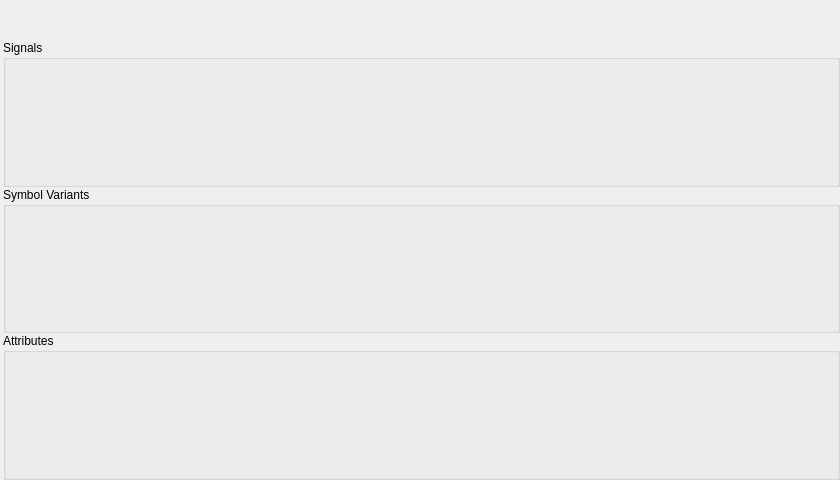
<?xml version="1.0" encoding="UTF-8"?>
<ui version="4.0">
 <class>librepcb::editor::ComponentEditorWidget</class>
 <widget class="QWidget" name="librepcb::editor::ComponentEditorWidget">
  <property name="geometry">
   <rect>
    <x>0</x>
    <y>0</y>
    <width>840</width>
    <height>480</height>
   </rect>
  </property>
  <property name="windowTitle">
   <string>Form</string>
  </property>
  <layout class="QVBoxLayout" name="verticalLayout" stretch="0,0,1">
   <property name="spacing">
    <number>0</number>
   </property>
   <property name="leftMargin">
    <number>0</number>
   </property>
   <property name="topMargin">
    <number>0</number>
   </property>
   <property name="rightMargin">
    <number>0</number>
   </property>
   <property name="bottomMargin">
    <number>0</number>
   </property>
   <item>
    <widget class="QWidget" name="interfaceBrokenWarningWidget" native="true">
     <property name="minimumSize">
      <size>
       <width>0</width>
       <height>20</height>
      </size>
     </property>
    </widget>
   </item>
   <item>
    <widget class="QWidget" name="errorNotificationWidget" native="true">
     <property name="minimumSize">
      <size>
       <width>0</width>
       <height>20</height>
      </size>
     </property>
    </widget>
   </item>
   <item>
    <layout class="QHBoxLayout" name="horizontalLayout_2" stretch="2">
     <property name="spacing">
      <number>0</number>
     </property>
     <property name="leftMargin">
      <number>3</number>
     </property>
     <property name="topMargin">
      <number>0</number>
     </property>
     <property name="rightMargin">
      <number>0</number>
     </property>
     <property name="bottomMargin">
      <number>0</number>
     </property>
     <item>
      <layout class="QVBoxLayout" name="verticalLayout_4" stretch="1,1,1">
       <item>
        <widget class="QGroupBox" name="groupBox">
         <property name="title">
          <string>Signals</string>
         </property>
         <layout class="QHBoxLayout" name="horizontalLayout">
          <property name="spacing">
           <number>0</number>
          </property>
          <property name="leftMargin">
           <number>3</number>
          </property>
          <property name="topMargin">
           <number>6</number>
          </property>
          <property name="rightMargin">
           <number>3</number>
          </property>
          <property name="bottomMargin">
           <number>3</number>
          </property>
          <item>
           <widget class="librepcb::editor::ComponentSignalListEditorWidget" name="signalEditorWidget" native="true"/>
          </item>
         </layout>
        </widget>
       </item>
       <item>
        <widget class="QGroupBox" name="groupBox_3">
         <property name="title">
          <string>Symbol Variants</string>
         </property>
         <layout class="QHBoxLayout" name="horizontalLayout_3">
          <property name="spacing">
           <number>0</number>
          </property>
          <property name="leftMargin">
           <number>3</number>
          </property>
          <property name="topMargin">
           <number>6</number>
          </property>
          <property name="rightMargin">
           <number>3</number>
          </property>
          <property name="bottomMargin">
           <number>3</number>
          </property>
          <item>
           <widget class="librepcb::editor::ComponentSymbolVariantListWidget" name="symbolVariantsEditorWidget" native="true"/>
          </item>
         </layout>
        </widget>
       </item>
       <item>
        <widget class="QGroupBox" name="groupBox_2">
         <property name="title">
          <string>Attributes</string>
         </property>
         <layout class="QHBoxLayout" name="attributesLayout">
          <property name="spacing">
           <number>0</number>
          </property>
          <property name="leftMargin">
           <number>3</number>
          </property>
          <property name="topMargin">
           <number>6</number>
          </property>
          <property name="rightMargin">
           <number>3</number>
          </property>
          <property name="bottomMargin">
           <number>3</number>
          </property>
          <item>
           <widget class="librepcb::editor::AttributeListEditorWidget" name="attributesEditorWidget" native="true"/>
          </item>
         </layout>
        </widget>
       </item>
      </layout>
     </item>
    </layout>
   </item>
  </layout>
 </widget>
 <customwidgets>
  <customwidget>
   <class>librepcb::editor::AttributeListEditorWidget</class>
   <extends>QWidget</extends>
   <header location="global">librepcb/editor/widgets/attributelisteditorwidget.h</header>
   <container>1</container>
  </customwidget>
  <customwidget>
   <class>librepcb::editor::ComponentSignalListEditorWidget</class>
   <extends>QWidget</extends>
   <header location="global">librepcb/editor/library/cmp/componentsignallisteditorwidget.h</header>
   <container>1</container>
  </customwidget>
  <customwidget>
   <class>librepcb::editor::ComponentSymbolVariantListWidget</class>
   <extends>QWidget</extends>
   <header location="global">librepcb/editor/library/cmp/componentsymbolvariantlistwidget.h</header>
   <container>1</container>
  </customwidget>
 </customwidgets>
 <resources/>
 <connections/>
</ui>
